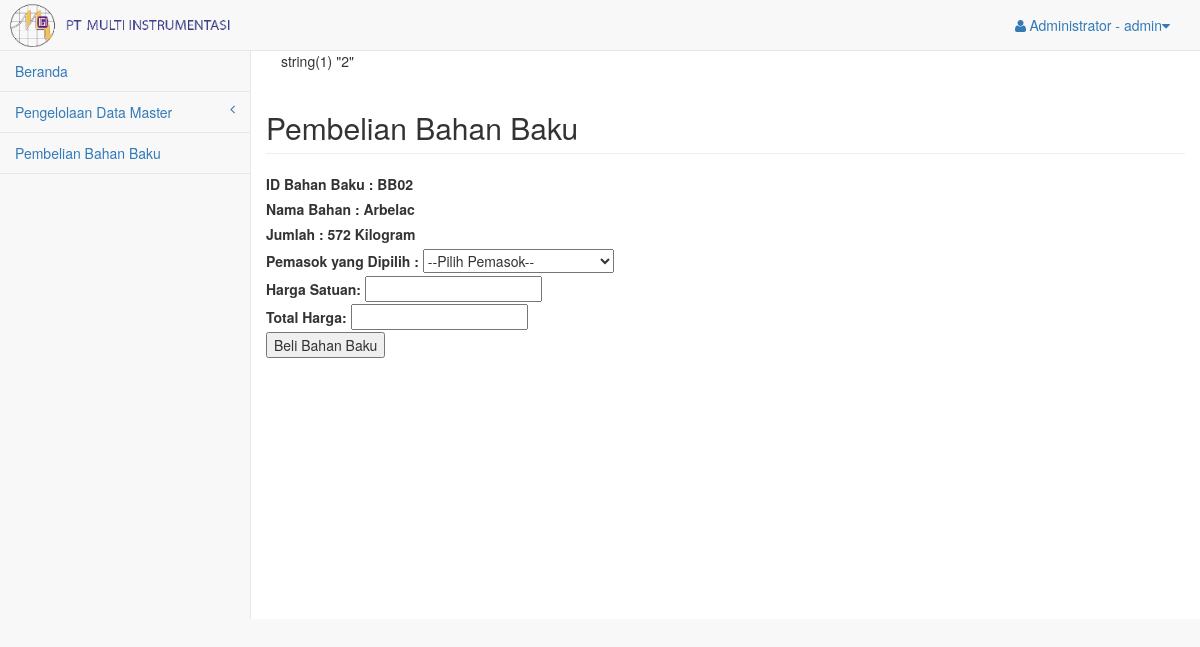
Page /pages/pengadaan/index.php?page=pembelian_bahan&id_preko=2 (signed in) on the committed database.
### tables this page shows
CREATE TABLE `preko` (
  `id_preko` int(6) NOT NULL,
  `tanggal_pengajuan` date DEFAULT NULL,
  `id_bahanbaku` varchar(4) DEFAULT NULL,
  `jumlah` int(11) DEFAULT NULL,
  `status` varchar(20) DEFAULT NULL
);

CREATE TABLE `bahan_baku` (
  `id_bahanbaku` varchar(4) NOT NULL,
  `nama_bahan` varchar(20) NOT NULL,
  `jumlah` int(11) NOT NULL
);

### pages/pengadaan/pembelian_bahan.php (the view, shortened to what this page needs)
<?php
    include 'koneksi.php';
?>
<!DOCTYPE html>
<html>
    <head>
    </head>
    <body>
        <?php
        $id_preko = $_GET['id_preko'];
        var_dump($id_preko);
        $query_preko = mysqli_query($koneksi,"SELECT
                                                    pre.id_preko id_preko,
                                                    pre.tanggal_pengajuan tanggal_pengajuan,
                                                    pre.id_bahanbaku id_bahanbaku,
                                                    bb.nama_bahan nama_bahan,
                                                    pre.jumlah jumlah
                                              FROM preko pre
                                              JOIN bahan_baku bb
                                              ON bb.id_bahanbaku=pre.id_bahanbaku
                                              WHERE id_preko='$id_preko'
                                              ")
                                              or die(mysqli_error());
        ?>
        <div class="row">
            <?php
            while ($data_preko = mysqli_fetch_array($query_preko)) {
                if ($data_preko['id_bahanbaku']=="BB06" || $data_preko['id_bahanbaku']=="BB07") {
                    $satuan = "Set";
                } else {
                    $satuan = "Kilogram";
                }
            ?>
            <h2 class="page-header">Pembelian Bahan Baku</h2>
            <label>ID Bahan Baku            : <?php echo $data_preko['id_bahanbaku']; ?> </label><br>
            <label>Nama Bahan               : <?php echo $data_preko['nama_bahan']; ?></label><br>
            <label>Jumlah                   : <?php echo $data_preko['jumlah'];?>  <?php echo $satuan;?></label><br>
            <label>Pemasok yang Dipilih     : </label>
            <select name="pemasok" id="pemasok" onchange="hitungTotal()">
              <option value="" disabled="disabled" selected="selected">--Pilih Pemasok--</option>
          </select><br>
            <form action="pembelian_bahan_aksi.php" method="post">
                <label>Harga Satuan: </label> <input type="text" readonly id="hargaSatuan" name="hargaSatuan">
                <br>
                <label>Total Harga: </label> <input type="text" readonly id="totalHarga" name="totalHarga"><br>
                <input type="submit" name="submit" value="Beli Bahan Baku">
            </form>
        <?php
            }
        ?>
        </div>
    </body>
</html>

### rows in the picture
preko: id_bahanbaku "BB02", id_bahanbaku.nama_bahan "Arbelac", jumlah "572", id_bahanbaku "Kilogram"

### other values in the picture
$hak_akses "Administrator"
$username "admin"
